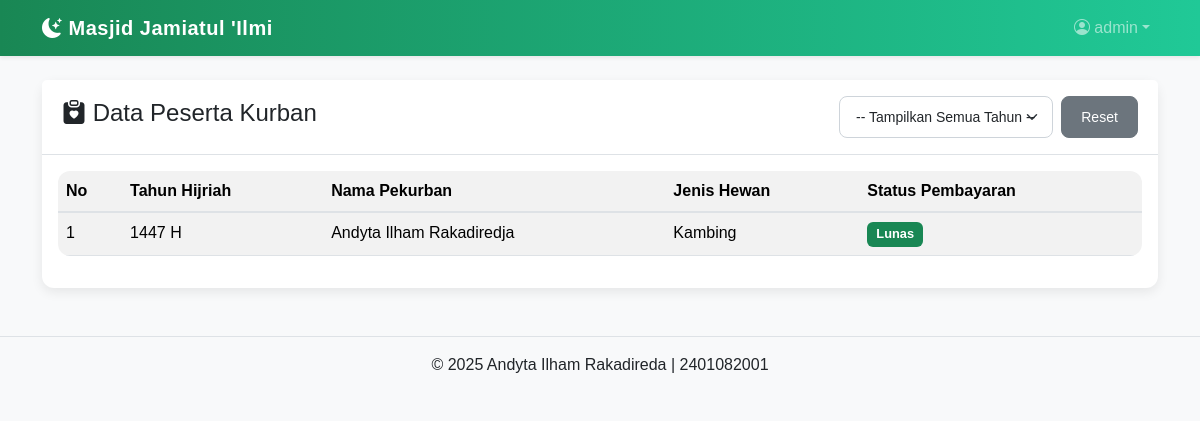
The app's page /user/view_kurban.php (signed in) with its own data.
### tables this page shows
CREATE TABLE `raka_kurban` (
  `id_kurban` int(11) NOT NULL,
  `id_pengurus_pencatat` int(11) DEFAULT NULL,
  `nama_pekurban` varchar(100) NOT NULL,
  `jenis_hewan` enum('Sapi','Kambing') NOT NULL,
  `tahun_hijriah` int(4) NOT NULL,
  `status_pembayaran` enum('Lunas','Belum Lunas') NOT NULL
);

### user/view_kurban.php (the view, shortened to what this page needs)
<?php
include_once('../includes/header_user.php');
$sql = "SELECT k.* FROM raka_kurban k";
$sql .= " ORDER BY k.tahun_hijriah DESC, k.nama_pekurban ASC";
$kurban = $conn->query($sql);
?>
<div class="card">
    <div class="card-header d-flex justify-content-between align-items-center">
        <h4><i class="bi bi-clipboard-heart-fill"></i> Data Peserta Kurban</h4>
        <form method="GET" class="d-flex gap-2">
            <select name="tahun" class="form-select form-select-sm" onchange="this.form.submit()">
                <option value="">-- Tampilkan Semua Tahun --</option>
            </select>
            <a href="view_kurban.php" class="btn btn-secondary btn-sm">Reset</a>
        </form>
    </div>
    <div class="card-body">
        <div class="table-responsive">
            <table class="table table-striped table-hover">
                <thead class="table-light">
                    <tr>
                        <th>No</th>
                        <th>Tahun Hijriah</th>
                        <th>Nama Pekurban</th>
                        <th>Jenis Hewan</th>
                        <th>Status Pembayaran</th>
                    </tr>
                </thead>
                <tbody>
                    <?php
                    $no = 1;
                    if ($kurban && $kurban->num_rows > 0):
                        while ($row = $kurban->fetch_assoc()):
                    ?>
                    <tr>
                        <td><?= $no++ ?></td>
                        <td><?= $row['tahun_hijriah'] ?> H</td>
                        <td><?= htmlspecialchars($row['nama_pekurban']) ?></td>
                        <td><?= htmlspecialchars($row['jenis_hewan']) ?></td>
                        <td>
                            <span class="badge bg-<?= $row['status_pembayaran']=='Lunas' ? 'success' : 'warning text-dark' ?>">
                                <?= $row['status_pembayaran'] ?>
                            </span>
                        </td>
                    </tr>
                    <?php
                        endwhile;
                    else:
                    ?>
                    <tr>
                        <td colspan="5" class="text-center">Tidak ada data untuk ditampilkan.</td>
                    </tr>
                    <?php endif; ?>
                </tbody>
            </table>
        </div>
    </div>
</div>
<?php include_once('../includes/footer.php'); ?>

### css/style.css (style rules this page uses)
body { background-color: #f8f9fa; font-family: 'Poppins', sans-serif; }
.card { border: none; box-shadow: 0 4px 12px rgba(0, 0, 0, 0.08); border-radius: 0.75rem; transition: transform 0.2s ease-in-out, box-shadow 0.2s ease-in-out; }
.card-header { background-color: #ffffff; border-bottom: 1px solid #dee2e6; font-weight: 600; padding: 1rem 1.25rem; }
.btn { border-radius: 0.5rem; font-weight: 500; padding: 0.6rem 1.2rem; transition: background-color 0.2s; }
.form-control, .form-select { border-radius: 0.5rem; padding: 0.6rem 1rem; border: 1px solid #ced4da; }
.table { border-radius: 0.75rem; overflow: hidden; }
.table thead th { background-color: #f2f2f2; border-bottom: 2px solid #dee2e6; }
.badge { font-size: 0.8rem; padding: 0.5em 0.7em; }

### records on screen
raka_kurban: tahun_hijriah "1447", nama_pekurban "Andyta Ilham Rakadiredja", jenis_hewan "Kambing", status_pembayaran "Lunas"

### other values on screen
$_SESSION['nama_lengkap'] "admin"
